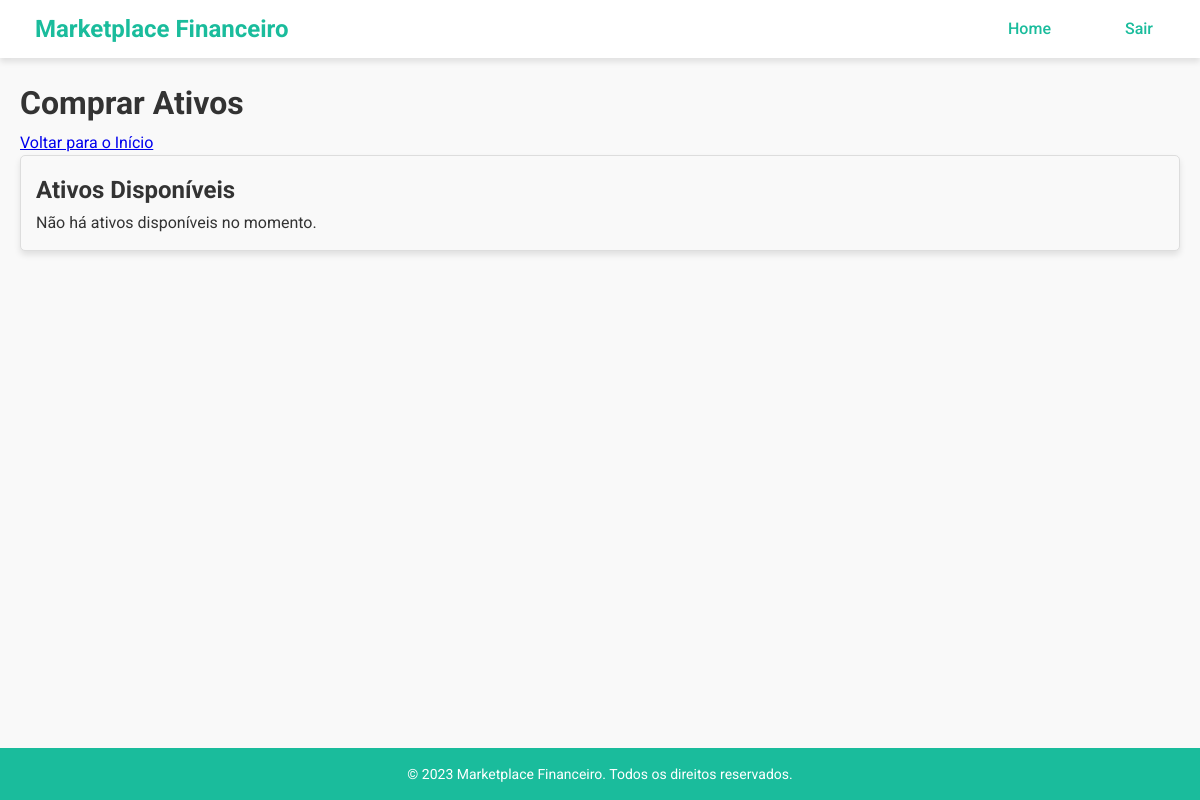
The page /comprar/ (signed in) on the database as committed earlier.
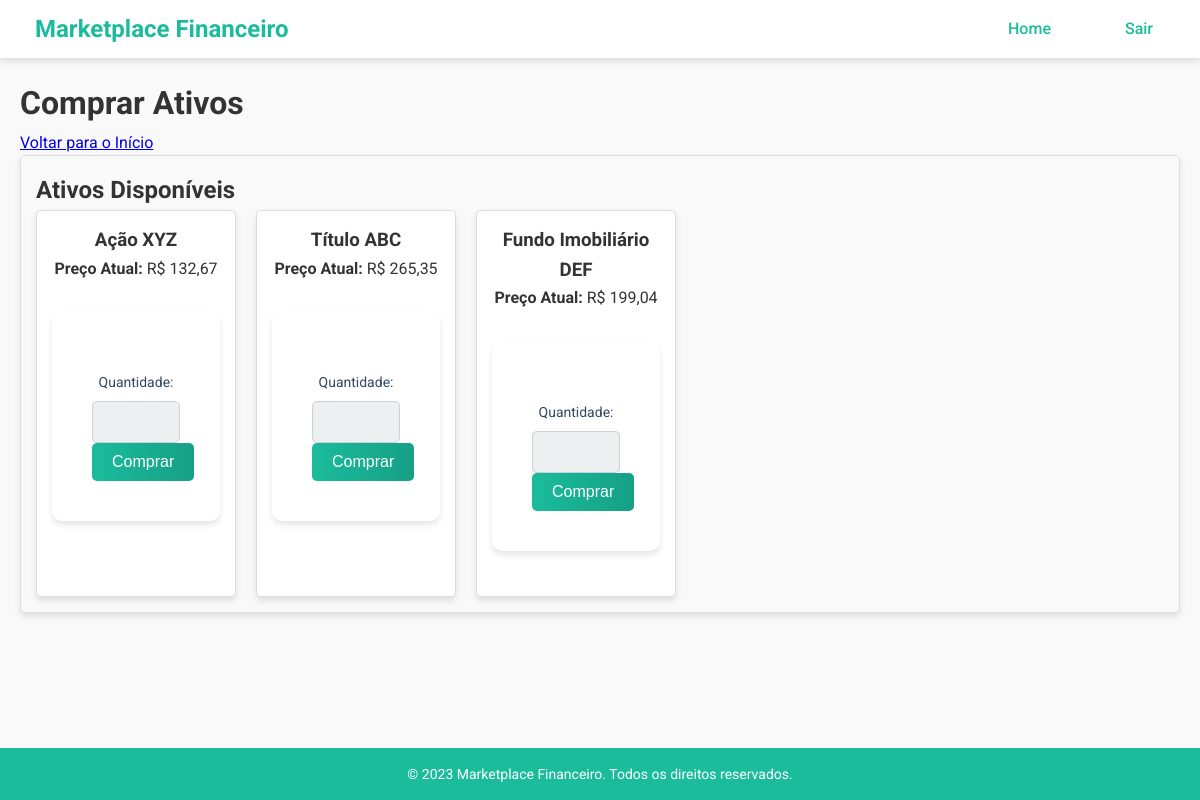
The same page on the database as committed later.
### investimentos/models.py (models this page shows, shortened)
class Ativo(models.Model):
    nome = models.CharField(max_length=100)
    preco = models.DecimalField(max_digits=10, decimal_places=2)  # Exemplo: 1000.50
    descricao = models.TextField(blank=True, null=True)
    data_criacao = models.DateTimeField(auto_now_add=True)

### investimentos/views.py (the view)
# urls.py: path('comprar/', views.pagina_comprar, name='pagina_comprar'),
@login_required
def pagina_comprar(request):
    ativos = Ativo.objects.all()
    return render(request, 'comprar.html', {'ativos': ativos})

### investimentos/templates/comprar.html (shortened to what this page needs)
{% extends 'base.html' %}
{% block content %}
<div class="comprar-container">
    <h1>Comprar Ativos</h1>
    <a href="{% url 'home' %}" class="botao-voltar">Voltar para o Início</a>
    <section class="ativos-disponiveis">
        <h2>Ativos Disponíveis</h2>
        {% if ativos %}
        <div class="ativos-lista">
            {% for ativo in ativos %}
            <div class="ativo-item">
                <h3>{{ ativo.nome }}</h3>
                <p><strong>Preço Atual:</strong> R$ {{ ativo.preco }}</p>
                <form method="POST" action="{% url 'comprar_ativo' ativo.id %}">
                    <div class="input-group">
                        <label for="quantidade">Quantidade:</label>
                        <input type="number" name="quantidade" id="quantidade" min="1" required>
                    </div>
                    <button type="submit" class="botao-comprar">Comprar</button>
                </form>
            </div>
            {% endfor %}
        </div>
        {% else %}
        <p>Não há ativos disponíveis no momento.</p>
        {% endif %}
    </section>
</div>
{% endblock %}

### investimentos/templates/base.html (shortened to what this page needs)
{% load static %}
<!DOCTYPE html>
<html lang="pt-br">
<head>
    <link rel="stylesheet" href="{% static 'css/components/header.css' %}">
    <link rel="stylesheet" href="{% static 'css/components/footer.css' %}">
    <link rel="stylesheet" href="{% static 'css/style.css' %}">
</head>
<body>
    {% include 'includes/header.html' %}
    <main>
        {% block content %}
        {% endblock %}
    </main>
    {% include 'includes/footer.html' %}
</body>
</html>

### investimentos/templates/includes/header.html
<header class="header">
    <div class="container">
        <div class="logo">
            <h1><a href="{% url 'home' %}">Marketplace Financeiro</a></h1>
        </div>
        <nav class="nav">
            <ul>
                <li><a href="{% url 'home' %}" class="nav-link">Home</a></li>
                {% if user.is_authenticated %}
                    <li><a href="{% url 'logout' %}" class="nav-link">Sair</a></li>
                {% else %}
                    <li><a href="{% url 'login' %}" class="nav-link">Login</a></li>
                    <li><a href="{% url 'cadastro' %}" class="nav-link">Cadastro</a></li>
                {% endif %}
            </ul>
        </nav>
    </div>
</header>

### investimentos/templates/includes/footer.html
<footer>
    <div class="container">
        <p>&copy; 2023 Marketplace Financeiro. Todos os direitos reservados.</p>
    </div>
</footer>

### investimentos/static/css/components/header.css (style rules this page uses)
.header { background-color: #ffffff; padding: 10px 20px; box-shadow: 0 4px 6px rgba(0, 0, 0, 0.1); display: flex; align-items: center; justify-content: space-between; }
.header .container { display: flex; align-items: center; justify-content: space-between; width: 100%; }
.logo h1 { font-family: 'Roboto', sans-serif; font-size: 24px; font-weight: 700; color: #1abc9c; margin: 0; }
.logo h1 a { text-decoration: none; color: inherit; }
.nav { display: flex; gap: 20px; }
.nav ul { list-style: none; margin: 0; padding: 0; display: flex; align-items: center; gap: 20px; }
.nav-link { text-decoration: none; color: #1abc9c; font-size: 16px; font-weight: 500; padding: 8px 12px; border-radius: 5px; transition: background-color 0.3s, color 0.3s; }

### investimentos/static/css/style.css (style rules this page uses)
* { margin: 0; padding: 0; box-sizing: border-box; }
body { font-family: 'Roboto', sans-serif; background-color: #f9f9f9; color: #333; display: flex; flex-direction: column; min-height: 100vh; line-height: 1.6; }
header { background-color: #1abc9c; color: #fff; padding: 10px 20px; display: flex; justify-content: space-between; align-items: center; box-shadow: 0 4px 6px rgba(0, 0, 0, 0.1); }
header a { color: #fff; text-decoration: none; margin: 0 15px; font-weight: bold; }
main { flex: 1; padding: 20px; }
footer { background-color: #1abc9c; text-align: center; padding: 15px; font-size: 14px; color: #fff; }
button, .botao { background: linear-gradient(90deg, #1abc9c, #16a085); color: #fff; padding: 10px 20px; border: none; border-radius: 5px; font-size: 16px; cursor: pointer; transition: all 0.3s ease; text-align: center; text-decoration: none; display: inline-block; }
form { background-color: #fff; padding: 40px; margin: 30px auto; width: 100%; max-width: 400px; border-radius: 10px; box-shadow: 0 4px 6px rgba(0, 0, 0, 0.1); }
label { display: block; margin-top: 20px; color: #34495e; font-size: 14px; }
input[type="text"], input[type="password"], input[type="number"] { width: 100%; padding: 12px 15px; margin-top: 8px; border: 1px solid #ccd1d9; border-radius: 5px; font-size: 14px; background-color: #ecf0f1; }
.saldo-virtual, .ativos-disponiveis, .portfolio, .acoes-rapidas { margin-bottom: 30px; border: 1px solid #ddd; padding: 15px; border-radius: 5px; background-color: #f9f9f9; box-shadow: 0 4px 6px rgba(0, 0, 0, 0.1); transition: transform 0.3s ease, box-shadow 0.3s ease; }
.ativos-lista { display: flex; flex-wrap: wrap; gap: 20px; }
.ativo-item { border: 1px solid #ddd; padding: 15px; border-radius: 5px; text-align: center; width: 200px; background-color: #fff; box-shadow: 0 4px 6px rgba(0, 0, 0, 0.1); transition: transform 0.3s ease, box-shadow 0.3s ease; }

Rows that differ between the two databases and show on the page:
added Ativo: nome "Ação XYZ", preco "132,67"
added Ativo: nome "Título ABC", preco "265,35"
added Ativo: nome "Fundo Imobiliário DEF", preco "199,04"
Other text that changed with them:
text no longer shown: "Não há ativos disponíveis no momento."
